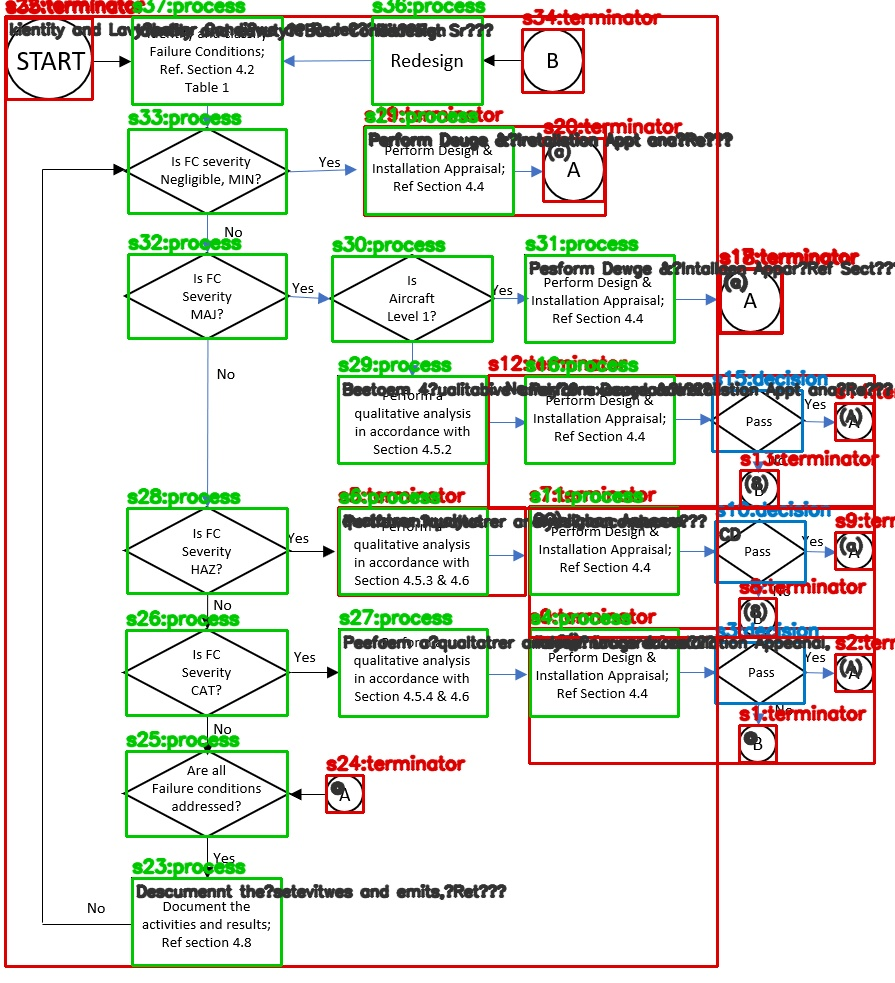
#> input picture debug_boxes.jpg, 895 x 983 px
$ python -i raster_detector.py   (imports and definitions only)
#> lines starting #> are read from the running program, lines starting #| are printed output that depends on the picture; after the words box and inside, x2 and y2 are one past the last pixel; in counts of white or black regions, pixels touching at a corner belong together
### flowforge/geometry/primitives.py
# flowforge/geometry/primitives.py

from typing import Any, Dict, List, Optional, Tuple


class ShapePrimitive:
    """
    A single detected shape node in the flowchart.
    """

    def __init__(
        self,
        id: str,
        bbox: Tuple[int, int, int, int],
        shape_type: str,
        text: Optional[str] = None,
        confidence: float = 1.0,
    ):
        self.id = id  # e.g. "s1"
        self.bbox = bbox  # (x1, y1, x2, y2)
        self.shape_type = shape_type  # "process" | "decision" | "terminator" | "unknown" | ...
        self.text = text  # OCR text (raw)
        self.confidence = confidence

    # [8 lines left out: function to_dict, not called in this run]


class ConnectorPrimitive:
    """
    A detected arrow/connector between two shapes.
    """

    def __init__(
        self,
        id: str,
        from_id: str,
        to_id: str,
        label: Optional[str] = None,
        points: Optional[List[Tuple[int, int]]] = None,
        confidence: float = 1.0,
    ):
        self.id = id  # e.g. "c5"
        self.from_id = from_id  # shape id
        self.to_id = to_id  # shape id
        self.label = label  # OCR above arrow
        self.points = points or []  # polyline
        self.confidence = confidence

    # [9 lines left out: function to_dict, not called in this run]


class GeometryOutput:
    """
    The complete set of geometric primitives extracted from the image.
    """

    def __init__(
        self,
        shapes: List[ShapePrimitive],
        connectors: List[ConnectorPrimitive],
        metadata: Optional[Dict[str, Any]] = None,
    ):
        self.shapes = shapes  # [ShapePrimitive]
        self.connectors = connectors  # [ConnectorPrimitive]
        self.metadata = metadata or {}

    # [6 lines left out: function to_dict, not called in this run]

### flowforge/geometry/raster_detector.py
# flowforge/geometry/raster_detector.py

from typing import Optional, List, Dict, Any, Tuple
from .primitives import ShapePrimitive, ConnectorPrimitive, GeometryOutput
import os
import math
import numpy as np


def _shape_centers(shapes: List[ShapePrimitive]) -> Dict[str, Tuple[float, float]]:
    return {shape.id: ((shape.bbox[0] + shape.bbox[2]) / 2.0, (shape.bbox[1] + shape.bbox[3]) / 2.0) for shape in shapes}


def _closest_shape(point: Tuple[float, float], centers: Dict[str, Tuple[float, float]]) -> Optional[str]:
    best_id = None
    best_dist = float("inf")
    px, py = point
    for sid, (cx, cy) in centers.items():
        dist = math.hypot(cx - px, cy - py)
        if dist < best_dist:
            best_dist = dist
            best_id = sid
    return best_id


def _build_connectors_hough(image: np.ndarray, shapes: List[ShapePrimitive]) -> List[ConnectorPrimitive]:
    import cv2
    lsd = cv2.createLineSegmentDetector(cv2.LSD_REFINE_STD)
    lines = lsd.detect(image)[0]

    centers = _shape_centers(shapes)
    connectors: List[ConnectorPrimitive] = []
    seen: set[Tuple[str, str]] = set()
    idx = 0
    if lines is None:
        return connectors
    for line in lines:
        x1, y1, x2, y2 = line[0]
        if math.hypot(x2 - x1, y2 - y1) < 20:
            continue
        start = (x1, y1)
        end = (x2, y2)
        from_id = _closest_shape(start, centers)
        to_id = _closest_shape(end, centers)
        if not from_id or not to_id or from_id == to_id:
            continue
        edge_key = tuple(sorted((from_id, to_id)))
        if edge_key in seen:
            continue
        seen.add(edge_key)
        connectors.append(
            ConnectorPrimitive(
                id=f"c{idx}",
                from_id=from_id,
                to_id=to_id,
                label=None,
                points=[start, end],
                confidence=0.55,
            )
        )
        idx += 1
    print(f"[Hough] produced {len(connectors)} connectors")
    return connectors
import numpy as np


def detect_geometry(image_path: str, params: Optional[Dict[str, Any]] = None) -> GeometryOutput:
    """Robust minimal detector for flowcharts (fixed version)."""
#> called with image_path = '../../debug_boxes.jpg'

    shapes: List[ShapePrimitive] = []
    connectors: List[ConnectorPrimitive] = []
    detector_name = "simple-adaptive"

    # IMPORTANT FIX: define width/height early
    width, height = 0, 0

    try:
        import cv2

        def _circularity(contour: np.ndarray) -> float:
            perimeter = cv2.arcLength(contour, True)
            if perimeter <= 0:
                return 0.0
            area = cv2.contourArea(contour)
            return (4 * math.pi * area) / (perimeter * perimeter)

        def _is_diamond(contour: np.ndarray) -> bool:
            rect = cv2.minAreaRect(contour)
            w, h = rect[1]
            if w <= 0 or h <= 0:
                return False
            ratio = min(w, h) / max(w, h)
            if ratio < 0.7:
                return False
            angle = abs(rect[2])
            if angle > 90:
                angle = 180 - angle
            return abs(angle - 45) <= 15

        def _is_connector(contour: np.ndarray, w: int, h: int) -> bool:
            circ = _circularity(contour)
            if circ < 0.55 or max(w, h) > 40:
                return False
            return True

        def _is_terminator(w: int, h: int, contour: np.ndarray) -> bool:
            circ = _circularity(contour)
            ratio = max(w, h) / (min(w, h) or 1)
            if circ > 0.72 and min(w, h) > 30:
                return True
            if 1.5 <= ratio <= 2.5 and min(w, h) > 20:
                return True
            return False

        img = cv2.imread(image_path)
#> img is the input picture: shape (983, 895, 3); mean B, G, R 218.9, 227, 225.6
        if img is None:
            raise RuntimeError("cv2.imread returned None")

        height, width = img.shape[:2]
#> height = 983; width = 895

        gray = cv2.cvtColor(img, cv2.COLOR_BGR2GRAY)
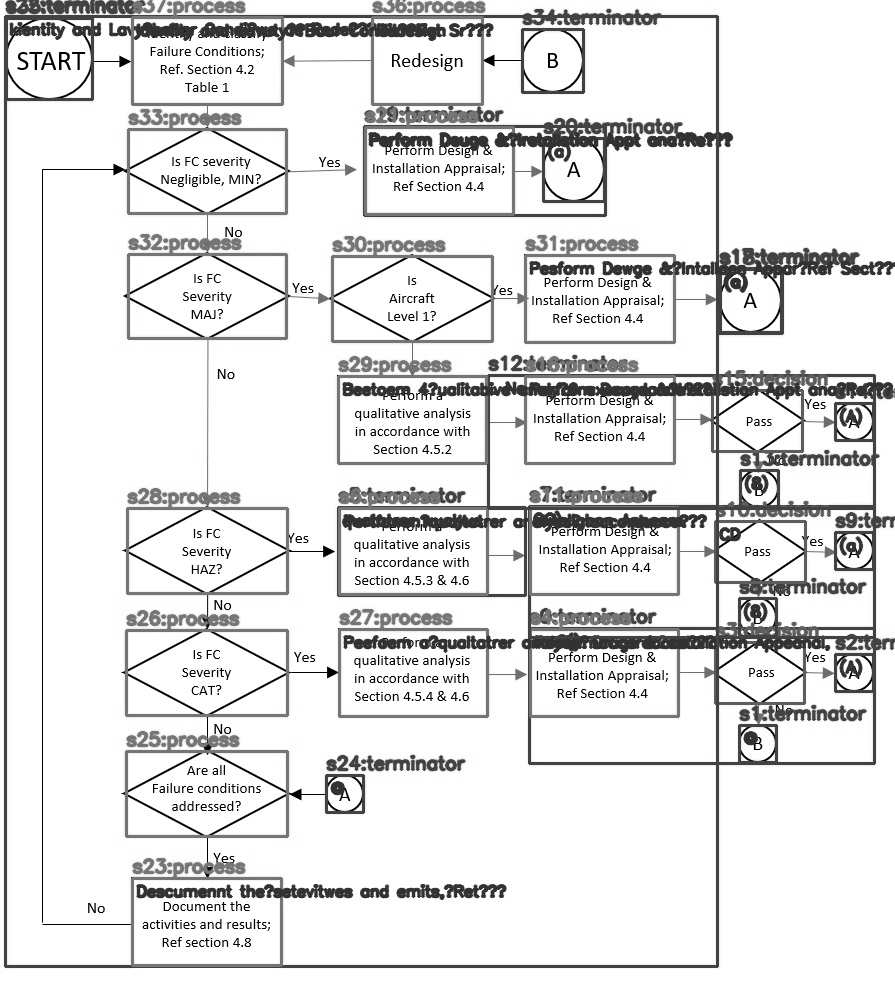
#> gray: shape (983, 895); min 0, max 255, mean 225.6

        thr = cv2.adaptiveThreshold(
            gray,
            255,
            cv2.ADAPTIVE_THRESH_GAUSSIAN_C,
            cv2.THRESH_BINARY_INV,
            41,
            5
        )
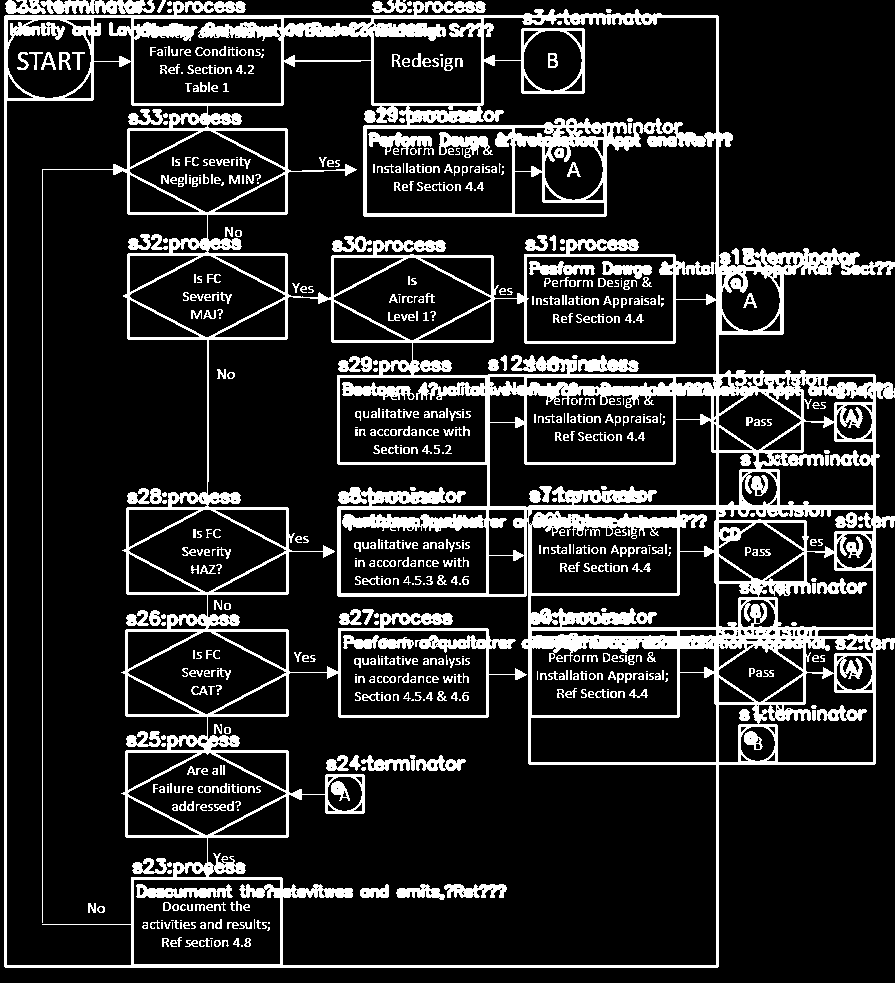
#> thr: shape (983, 895); 16% white; 720 white regions (217 under 20 px)

        contours, hierarchy = cv2.findContours(
            thr,
            cv2.RETR_TREE,        # <-- MUST NOT CHANGE
            cv2.CHAIN_APPROX_SIMPLE
        )
#> contours = 1824 contours, 1308 with area under 20; largest, box (x1, y1, x2, y2) and area: (4, 1, 895, 968) 750025, (207, 296, 717, 966) 152775, (6, 61, 208, 966) 129880, (207, 60, 717, 299) 43885, (409, 17, 717, 140) 20689

        MIN_AREA = 120
        MIN_W, MIN_H = 20, 20

        idx = 0
        for cnt in contours:
            area = cv2.contourArea(cnt)
            if area < MIN_AREA:
                continue

            x, y, w, h = cv2.boundingRect(cnt)
            if w < MIN_W or h < MIN_H:
                continue

            peri = cv2.arcLength(cnt, True)
            approx = cv2.approxPolyDP(cnt, 0.02 * peri, True)
            n = len(approx)

            if _is_connector(cnt, w, h):
                shape_type = "connector"
            elif _is_terminator(w, h, cnt):
                shape_type = "terminator"
            elif n == 4:
                shape_type = "decision" if _is_diamond(cnt) else "process"
            else:
                shape_type = "unknown"

            shapes.append(
                ShapePrimitive(
                    id=f"s{idx}",
                    bbox=(x, y, x+w, y+h),
                    shape_type=shape_type,
                    text=None,
                    confidence=0.8,
                )
            )
            idx += 1
#> this loop made 1824 passes
#> (x, y, peri, n) on passes 5, 15: (4, 1, 5050.2, 9), (133, 879, 609.4, 6)
#> (x, y, peri, n) on passes 97, 98, 100, 107, 108, 158: (213, 796, 200, 3), (127, 796, 198, 3), (327, 776, 116.6, 8), (215, 752, 194.6, 3), (127, 752, 388.4, 4), (127, 752, 192.6, 3)
#> after the loop, idx = 100; shapes = 100 items
        connectors = _build_connectors_hough(thr, shapes)
#> in _build_connectors_hough, `lines = lsd.detect(image)[0]`: lines = 1258 rows, first 6: [171.9, 14.56, 5.62, 14.77], [411.9, 14.35, 176.9, 14.51], [521.9, 14.24, 416.9, 14.72], [716.9, 14.24, 661.9, 14.24], [8.12, 19.31, 30.63, 19.09], [27.96, 21.26, 58.16, 18.56]
#> in _build_connectors_hough, `centers = _shape_centers(shapes)`: centers = 100 items
#> the loop in _build_connectors_hough, `for line in lines:` made 1258 passes
#> line on passes 21 to 23: [[544.8, 179.4, 544.6, 158.1]], [[284.3, 175.6, 284.2, 209.4]], [[129.5, 209.4, 129.4, 175.6]]
#| [Hough] produced 132 connectors

        detector_name = "simple-adaptive"

    except Exception as e:
        shapes = [
            ShapePrimitive(
                id="s0",
                bbox=(0, 0, 100, 100),
                shape_type="unknown",
                text=None,
                confidence=0.1,
            )
        ]
        detector_name = f"error: {e}"

    metadata = {
        "source": os.path.basename(image_path),
        "detector": detector_name,
        "image_size": {"width": width, "height": height},    # always safe now
    }

    return GeometryOutput(shapes=shapes, connectors=connectors, metadata=metadata)

>>> result = detect_geometry('../../debug_boxes.jpg')
